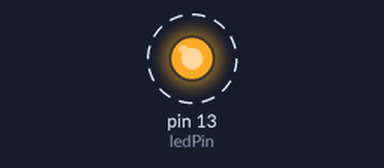
Bench run of a sketch on a simulated Arduino Uno, built with avr-gcc and run on an emulated ATmega328P. Parts: output pins drawn as LEDs (lit = HIGH). Dashed ring = blinking.

Above: at 0.15 s.
Timing chart, 0 to 3.0 s (numbered marks = the images above):
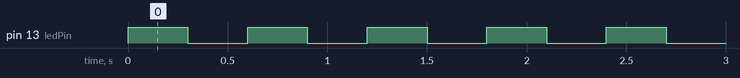

Measured:
- by itself, pin 13 (ledPin): alternates HIGH for 0.30 s and LOW for 0.30 s

The sketch:

Projects_1_and_2.ino
```cpp
int ledPin=13;
int PinButton1=2;
void setup() {
  pinMode(ledPin,OUTPUT);
  pinMode(PinButton1,INPUT);
  digitalWrite(PinButton1,HIGH);
}

void loop() {
  digitalWrite(ledPin,HIGH);
  delay(300);
  digitalWrite(ledPin,LOW);
  delay(300);

//if (digitalRead(PinButton1)==LOW){
    digitalWrite(ledPin,HIGH);

}
//else{
   // digitalWrite(ledPin,LOW);
```
